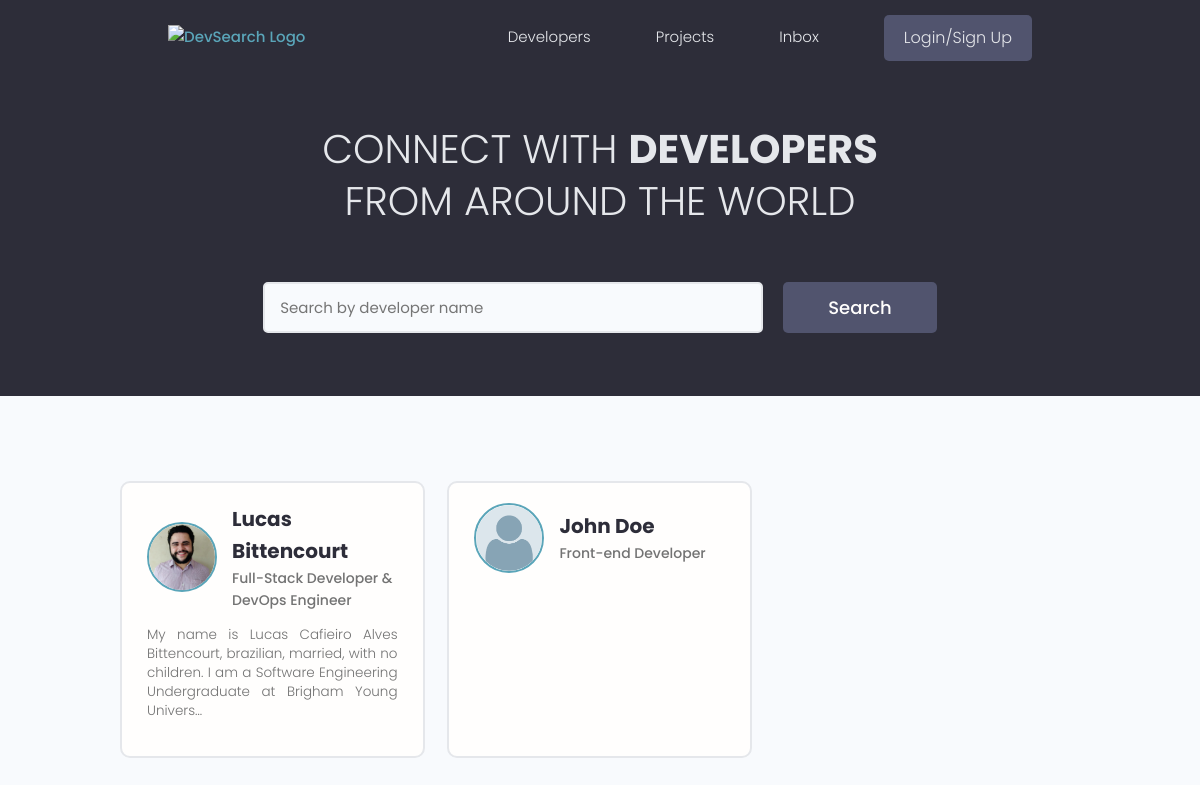
The app's page /, older data.
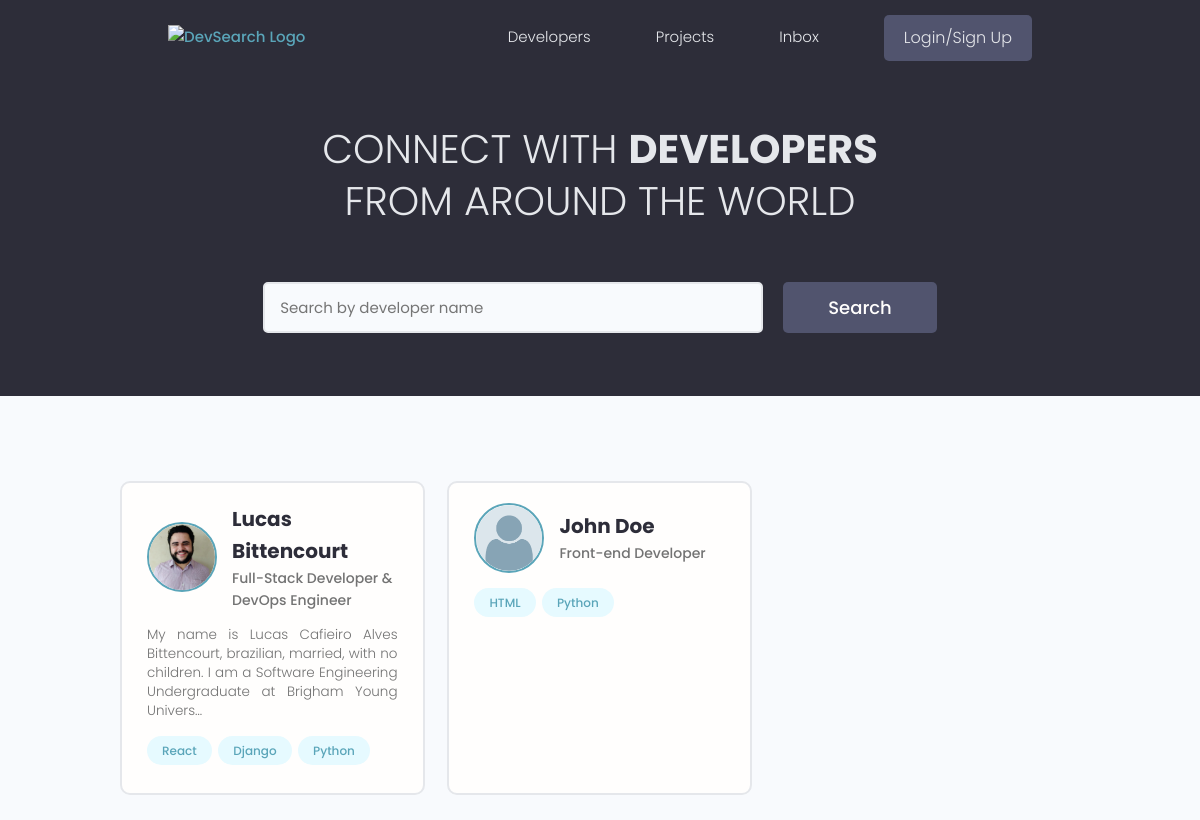
The same page, newer data.
### users/models.py (models this page shows, shortened)
class Profile(models.Model):
    user = models.OneToOneField(User, on_delete=models.CASCADE, null=True, blank=True)
    name = models.CharField(max_length=200, blank=True, null=True)
    email = models.EmailField(max_length=500, blank=True, null=True)
    username = models.CharField(max_length=200, blank=True, null=True)
    location = models.CharField(max_length=200, blank=True, null=True)
    short_intro = models.CharField(max_length=200, blank=True, null=True)
    bio = models.TextField(blank=True, null=True)
    profile_image = models.ImageField(
        null=True, blank=True, upload_to='profiles/', default='profiles/user_default.png')
    social_github = models.CharField(max_length=200, blank=True, null=True)
    social_twitter = models.CharField(max_length=200, blank=True, null=True)
    social_linkedin = models.CharField(max_length=200, blank=True, null=True)
    social_youtube = models.CharField(max_length=200, blank=True, null=True)
    social_website = models.CharField(max_length=200, blank=True, null=True)
    created = models.DateTimeField(auto_now_add=True)
    id = models.UUIDField(default=uuid.uuid4, unique=True,
                            primary_key=True, editable=False)

class Skill(models.Model):
    owner = models.ForeignKey(Profile, on_delete=models.CASCADE, blank=True, null=True)
    name = models.CharField(max_length=200, blank=True, null=True)
    description = models.TextField(blank=True, null=True)
    created = models.DateTimeField(auto_now_add=True)
    id = models.UUIDField(default=uuid.uuid4, unique=True,
                            primary_key=True, editable=False)
    def __str__(self):
        return str(self.name)

### users/views.py (the view)
# urls.py: path('', views.profiles, name="profiles_list"),
def profiles(request):
    profiles = Profile.objects.all()
    context = { 'profiles': profiles }
    return render(request, 'users/profiles.html', context)

### users/templates/users/profiles.html (shortened to what this page needs)
{% extends 'main.html' %}
{% block content %}
<main class="home">
  <section class="hero-section text-center">
    <div class="container container--narrow">
      <div class="hero-section__box">
        <h2>CONNECT WITH <span>DEVELOPERS</span></h2>
        <h2>FROM AROUND THE WORLD</h2>
      </div>
      <div class="hero-section__search">
        <form class="form" action="#" method="get">
          <div class="form__field">
            <input class="input input--text" id="formInput#search" type="text" name="text"
              placeholder="Search by developer name" />
          </div>
          <input class="btn btn--sub btn--lg" type="submit" value="Search" />
        </form>
      </div>
    </div>
  </section>
  <section class="devlist">
    <div class="container">
      <div class="grid grid--three">
        {% for profile in profiles %}
        <div class="column card">
          <div class="dev">
            <a href="{% url 'user_profile' profile.id %}" class="card__body">
              <div class="dev__profile">
                <img class="avatar avatar--md" src="{{ profile.profile_image.url }}" alt="image" />
                <div class="dev__meta">
                  <h3>{{ profile.name }}</h3>
                  <h5>{{ profile.short_intro }}</h5>
                </div>
              </div>
              <p class="dev__info">{{ profile.bio|truncatechars:"150" }}</p>
              <div class="dev__skills">
                {% for skill in profile.skill_set.all|slice:"5" %}
                <span class="tag tag--pill tag--main">
                  <small>{{ skill }}</small>
                </span>
                {% endfor %}
              </div>
            </a>
          </div>
        </div>
        {% endfor %}
      </div>
    </div>
  </section>
</main>
{% endblock content %}

### templates/main.html (shortened to what this page needs)
<!DOCTYPE html>
{% load static %}
<html lang="en">
  <head>
    <link rel="stylesheet" href="https://cdn.iconmonstr.com/1.3.0/css/iconmonstr-iconic-font.min.css" />
    <link rel="stylesheet" href="{% static 'uikit/styles/uikit.css' %}" />
    <link rel="stylesheet" href="{% static 'styles/app.css' %}" />
  </head>
<body>
  {% include 'navbar.html' %}
  {% block content %}
  {% endblock content %}
</body>
</html>

### templates/navbar.html (shortened to what this page needs)
{% load static  %}
<header class="header">
<div class="container container--narrow">
  <a href="{% url 'profiles_list' %}" class="header__logo">
  <img src="{% static 'images/logo.svg' %}" alt="DevSearch Logo" />
  </a>
  <nav class="header__nav">
  <ul class="header__menu">
    <li class="header__menuItem"><a href="{% url 'profiles_list' %}">Developers</a></li>
    <li class="header__menuItem"><a href="{% url 'projects_list' %}">Projects</a></li>
    <li class="header__menuItem"><a href="">Inbox</a></li>
    {% if request.user.is_authenticated %}
    <li class="header__menuItem"><a href="{% url 'account' %}">Account</a></li>
    <li class="header__menuItem"><a href="{% url 'logout' %}" class="btn btn--sub">Logout</a></li>
    {% else %}
    <li class="header__menuItem"><a href="{% url 'login' %}" class="btn btn--sub">Login/Sign Up</a></li>
    {% endif %}
  </ul>
  </nav>
</div>
</header>

### static/styles/app.css (style rules this page uses)
:root { --color-sub: #2d2d39; }
.btn--sub { background-color: var(--color-sub-light); }
.card { border: 2px solid var(--color-light); }
img { width: 100%; }
.header { position: sticky; z-index: 111; background-color: var(--color-sub); padding: 1.5rem 0; }
.header > .container { display: flex; justify-content: space-between; align-items: center; }
.header__logo > img { height: 3.8rem; }
.header__nav > ul { display: inline-flex; align-items: center; list-style: none; gap: 6.5rem; }
.header__menuItem > a { color: var(--color-light); font-weight: 300; }
.hero-section { height: 40vh; display: flex; align-items: center; background-color: var(--color-sub); }
.hero-section__box { margin-bottom: 4rem; }
.hero-section__box > h2, .hero-section__box > h2 > span { font-size: 4rem; color: var(--color-light); line-height: 1.3; text-transform: uppercase; }
.hero-section__box > h2 { font-weight: 300; }
.hero-section__box > h2 > span { font-weight: 700; }
.hero-section__search > .form { display: flex; align-items: center; justify-content: center; gap: 2rem; }
.hero-section__search > .form input.input--text { width: 50rem; }
.devlist { margin-top: 8rem; }
.devlist .grid { align-items: stretch; }
.devlist .dev .dev__profile { display: flex; align-items: center; gap: 1.5rem; }
.devlist .dev .dev__meta h3 { color: var(--color-sub); font-size: 2rem; font-weight: 700; }
.devlist .dev .dev__meta h5 { color: var(--color-text); font-size: 1.4rem; font-weight: 500; }
.devlist .dev .dev__info { margin: 1.5rem 0; font-size: 1.35rem; line-height: 1.4; text-align: justify; }

### static/uikit/styles/modules/_variables.css (style rules this page uses)
:root { --color-main: #5aa5b9; --color-main-light: #e6faff; --color-sub: #3f4156; --color-sub-light: #51546e; --color-sub-lighter: #ededfd; --color-text: #737373; --color-gray: #8b8b8b; --color-light: #e5e7eb; --color-light-gray: #767676; --color-bg: #f8fafd; --color-white: #fffefd; --color-white-light: #f3f3f3; --color-success: #359e64; --color-success-bg: #def8e8; --color-error: #fc4b0b; --color-error-bg: #fff2ee; --font-base: 'Poppins', arial, helvetica, 'Segoe UI', roboto, ubuntu, sans-serif; --font-monospace: 'Fira Code', 'Courier New', courier, monospace; --font-regular: 300; --font-medium: 500; --font-bold: 700; --generic-shadow: 1px 1px 5px #00000010; --generic-transition: all 0.3s ease-in-out; }

### static/uikit/styles/modules/_base.css (style rules this page uses)
* { margin: 0; padding: 0; box-sizing: border-box; text-rendering: optimizeLegibility; color: inherit; font-size: inherit; }
html { font-size: 50%; }
@media only screen and (min-width: 480px) { html { font-size: 56.25%; } }
@media only screen and (min-width: 1200px) { html { font-size: 62.5%; } }
body { line-height: 1.6; font-weight: 400; font-size: 1.5rem; color: var(--color-text); background-color: var(--color-bg); min-height: 100vh; }

### static/uikit/styles/modules/_typography.css (style rules this page uses)
* { font-family: var(--font-base); }
h2 { font-size: 3.6rem; font-weight: var(--font-bold); }
h3 { font-size: 3.2rem; font-weight: var(--font-medium); }
h5 { font-size: 2.4rem; font-weight: var(--font-medium); }
h5, h6 { font-weight: var(--font-regular); }
p, span, strong { font-size: 1.6rem; color: var(--color-text); font-weight: var(--font-regular); }
a { padding-bottom: 2px; text-decoration: none; display: inline-block; color: var(--color-main); font-weight: var(--font-medium); }

### static/uikit/styles/modules/_utilities.css (style rules this page uses)
.container { width: 92%; max-width: 165rem; margin: 0 auto; box-sizing: border-box; }
.container--narrow { width: 92%; max-width: 120rem; }
@media screen and (min-width: 1000px) { .container { width: 90%; } }
@media screen and (min-width: 1000px) { .container--narrow { width: 85%; } }
@media screen and (min-width: 1200px) { .container { width: 80%; } }
@media screen and (min-width: 1200px) { .container--narrow { width: 72%; } }
.text-center { text-align: center; }

### static/uikit/styles/modules/_avatar.css (style rules this page uses)
.avatar { border-radius: 50%; border: 2px solid var(--color-main); object-fit: cover; }
.avatar--md { height: 7rem; width: 7rem; }

### static/uikit/styles/modules/_button.css (style rules this page uses)
.btn { display: inline-block; position: relative; cursor: pointer; background-color: var(--color-light); font-weight: var(--font-medium); color: var(--color-sub); text-decoration: none; padding: 1rem 2rem; border-radius: 0.5rem; border: none; width: -webkit-fit-content; width: -moz-fit-content; width: fit-content; height: -webkit-fit-content; height: -moz-fit-content; height: fit-content; font-size: 1.6rem; outline-width: 0; outline-color: transparent; -webkit-backface-visibility: hidden; backface-visibility: hidden; transition: all 0.3s ease-in-out; }
.btn--sub { background-color: var(--color-sub); color: var(--color-white); }
.btn--lg { font-size: 1.8rem; padding: 1.2rem 4.5rem; }

Row changes from the older to the newer data that the page shows:
added Skill: name "React", shown under Profile "Lucas Bittencourt"
added Skill: name "Django", shown under Profile "Lucas Bittencourt"
added Skill: name "Python", shown under Profile "Lucas Bittencourt"
added Skill: name "HTML", shown under Profile "John Doe"
added Skill: name "Python", shown under Profile "John Doe"
